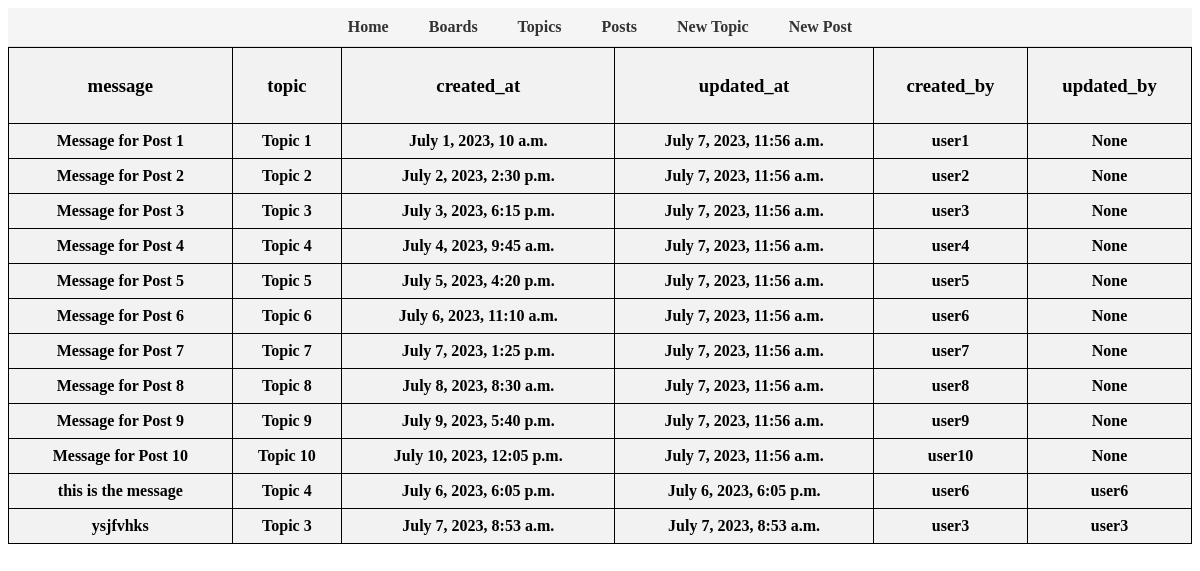
The page /web_app/post/ on the database its author committed.
### web_app/models.py (models this page shows, shortened)
class Post(models.Model):
    message = models.TextField(max_length=4000)
    topic = models.ForeignKey(Topic, related_name='posts', on_delete=models.CASCADE)
    created_at = models.DateTimeField(auto_now_add=True)
    updated_at = models.DateTimeField(auto_now_add=True)
    created_by = models.ForeignKey(User, related_name='posts', on_delete=models.CASCADE)
    updated_by = models.ForeignKey(User, null=True, related_name='+', on_delete=models.CASCADE)

class Topic(models.Model):
    subject = models.CharField(max_length=255, default='topic')
    message = models.TextField(max_length=4000, default="what's on your mind")
    def __str__(self):
        return self.subject

### web_app/views.py (the view)
# urls.py: path('post/', views.post_data),
def post_data(request):
    posts = Post.objects.all()
    return render(request, 'post_data.html', {'posts':posts})

### web_app/templates/post_data.html (shortened to what this page needs)
<!DOCTYPE html>
<html>
<head>
</head>
<body>
    <ul class="navigation">
        <li><a href="/web_app/">Home</a></li>
        <li><a href="/web_app/admindata/">Boards</a></li>
        <li><a href="/web_app/board/">Topics</a></li>
        <li><a href="/web_app/post/">Posts</a></li>
        <li><a href="/web_app/create/">New Topic</a></li>
        <li><a href="/web_app/chatting/">New Post</a></li>
    </ul>
    <table>
        <thead>
            <tr>
                <th><h3><b>message</b></h3></th>
                <th><h3><b>topic</b></h3></th>
                <th><h3><b>created_at</b></h3></th>
                <th><h3><b>updated_at</b></h3></th>
                <th><h3><b>created_by</b></h3></th>
                <th><h3><b>updated_by</b></h3></th>
            </tr>
            {% for item in posts %}
            <tr>
                <th>{{ item.message }}</th>
                <th>{{ item.topic }}</th>
                <th>{{ item.created_at }}</th>
                <th>{{ item.updated_at }}</th>
                <th>{{ item.created_by }}</th>
                <th>{{ item.updated_by }}</th>
            </tr>
            {% endfor %}
    </table>
</body>
</html>

### web_app/templates/post_data.html (style rules this page uses)
.navigation { list-style: none; margin: 0; padding: 0; display: flex; justify-content: center; background-color: #f5f5f5; border-bottom: 1px solid #ddd; }
.navigation li { margin: 0; }
.navigation li a { display: block; padding: 10px 20px; text-decoration: none; color: #333; font-weight: bold; transition: background-color 0.3s ease; }
table { border-collapse: collapse; width: 100%; }
th, td { border: 1px solid black; padding: 8px; }
th { background-color: #f2f2f2; }

### rows shown on the page
Post: message "Message for Post 1", topic "Topic 1", created_at "July 1, 2023, 10 a.m.", updated_at "July 7, 2023, 11:56 a.m.", created_by "user1", updated_by "None"
Post: message "Message for Post 2", topic "Topic 2", created_at "July 2, 2023, 2:30 p.m.", updated_at "July 7, 2023, 11:56 a.m.", created_by "user2", updated_by "None"
Post: message "Message for Post 3", topic "Topic 3", created_at "July 3, 2023, 6:15 p.m.", updated_at "July 7, 2023, 11:56 a.m.", created_by "user3", updated_by "None"
Post: message "Message for Post 4", topic "Topic 4", created_at "July 4, 2023, 9:45 a.m.", updated_at "July 7, 2023, 11:56 a.m.", created_by "user4", updated_by "None"
Post: message "Message for Post 5", topic "Topic 5", created_at "July 5, 2023, 4:20 p.m.", updated_at "July 7, 2023, 11:56 a.m.", created_by "user5", updated_by "None"
Post: message "Message for Post 6", topic "Topic 6", created_at "July 6, 2023, 11:10 a.m.", updated_at "July 7, 2023, 11:56 a.m.", created_by "user6", updated_by "None"
Post: message "Message for Post 7", topic "Topic 7", created_at "July 7, 2023, 1:25 p.m.", updated_at "July 7, 2023, 11:56 a.m.", created_by "user7", updated_by "None"
Post: message "Message for Post 8", topic "Topic 8", created_at "July 8, 2023, 8:30 a.m.", updated_at "July 7, 2023, 11:56 a.m.", created_by "user8", updated_by "None"
Post: message "Message for Post 9", topic "Topic 9", created_at "July 9, 2023, 5:40 p.m.", updated_at "July 7, 2023, 11:56 a.m.", created_by "user9", updated_by "None"
Post: message "Message for Post 10", topic "Topic 10", created_at "July 10, 2023, 12:05 p.m.", updated_at "July 7, 2023, 11:56 a.m.", created_by "user10", updated_by "None"
Post: message "this is the message", topic "Topic 4", created_at "July 6, 2023, 6:05 p.m.", updated_at "July 6, 2023, 6:05 p.m.", created_by "user6", updated_by "user6"
Post: message "ysjfvhks", topic "Topic 3", created_at "July 7, 2023, 8:53 a.m.", updated_at "July 7, 2023, 8:53 a.m.", created_by "user3", updated_by "user3"
